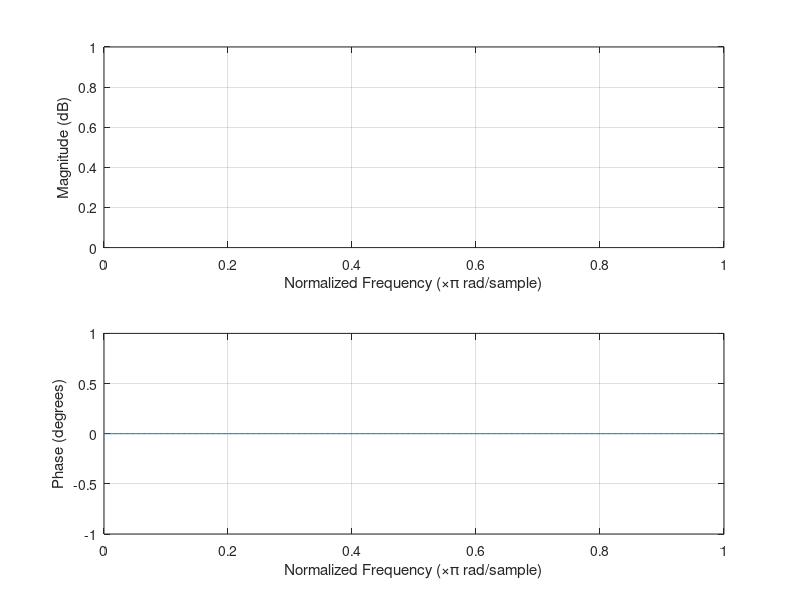

Write the MATLAB code that produced this figure.
clc; close all; clear all;
wc1=input('enter the lower cut off freq'); 
wc2=input('enter the upper cut off freq');
N=input('enter order of the filter');
a=(N-1)/2;
n=0:1:N-1;
hd=(sin(wc2*(n-a+.001))-sin(wc1*(n-a+.001)))./(pi*(n-a+.001)) 
wn=(N);
hn=hd.*wn' 
freqz(hn,1);

